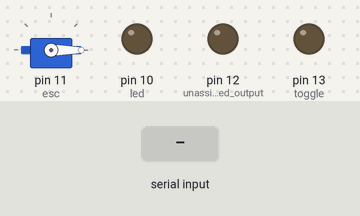
The sketch below on a simulated Arduino Uno, built with avr-gcc and run on an emulated ATmega328P. On the bench: servo, output pins drawn as LEDs (lit = HIGH). Inputs (shaded band) come from the test bench. What the sketch prints to the serial monitor is not drawn.

Above: at 1.2 s.
1.3 s: "n" received over Serial
At 1.9 s:
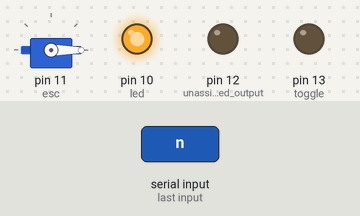
Timing chart, 0 to 10.3 s (numbered marks = the images above; inputs shaded):
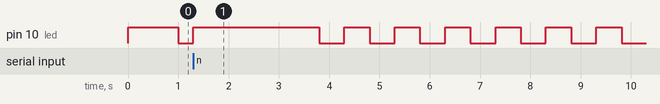

The sketch:

BT_Reciever.ino
```cpp
#include <Servo.h>
int throttle, steering, button;
int prevthrottle = 1500;
int slowdown = 1500;
int prevvoltage = 0;
unsigned long starttime;
unsigned long vTimer;
int led = 10;
int interval = 500;
unsigned long blinktime;
int ledState = LOW;
int vUpdate = 1000;

short accelerate = 10;// acceleration modulator
short decelerate = 10;//braking modulator

Servo esc; //intitalize ESC

void setup() {
  starttime = millis();
  vTimer = millis()+vUpdate;
 // analogReference(DEFAULT); //forgot to include this in the circuit. oh well...
  pinMode(A5, INPUT);
  pinMode(A2, INPUT);
  pinMode(3, INPUT);
  pinMode(led, OUTPUT);
  pinMode(11, OUTPUT); //ESC singal
  pinMode(12, OUTPUT); //unassigned output
  pinMode(13, OUTPUT); //toggle
  digitalWrite(led, HIGH);
  blinktime = millis();
  Serial.begin(9600);
  esc.attach(11);
  esc.writeMicroseconds(0);
}
void loop() {
  if (Serial.available() > 0) {
    digitalWrite(led, HIGH);
    if (!esc.attached()) {
      esc.attach(11);
    }
    throttle = Serial.parseInt(); //parse throttle data from incoming serial
    button = Serial.parseInt(); //parse toggle data from incoming serial
    if (Serial.read() == 'n') { //if incoming data is complete
      //if (throttle >= 800 && throttle <= 2200) {
        digitalWrite(13, HIGH);
        //Serial.print("b"); //start byte
        //int voltage = analogRead(A5);
        //Serial.print((int)(1.0647957189871569879086401003569*voltage)); //send voltage to controller
        //Serial.print("e"); //end byte
        esc.writeMicroseconds(throttle); //set motor speed to the recieved value
        prevthrottle = throttle;
        slowdown = throttle;
     // }
      starttime = millis();
      blinktime = millis();
    }
   if((millis()-vTimer) > vUpdate){
        int voltage = analogRead(A5);
        Serial.print((int)(voltage)); //send voltage to controller
        Serial.print('e');
        vTimer = millis();
    }
  }
  if ((millis() - starttime) > 500) { //after half a second has passed since throttle change
    if (prevthrottle > 1500 && slowdown != 1500) {
      esc.write(slowdown--); //Slow motor down eventually when no input is read
      delay(decelerate);
    }
    if (prevthrottle < 1500 && slowdown != 1500) {
      esc.write(slowdown++); //increase forward speed until motor stops
      delay(accelerate);
    }
  }
  if (millis() - blinktime > interval) {
    blinktime = millis();
    if (ledState == LOW)
      ledState = HIGH;
    else
      ledState = LOW;
    digitalWrite(led, ledState);
  }
}
```

Measured:
- by itself, pin 10 (led): repeats every 1.0 s: LOW 0.50 s, HIGH 0.50 s
